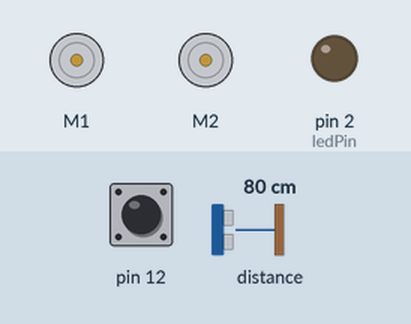
The sketch below on a simulated Arduino Uno, built with avr-gcc and run on an emulated ATmega328P. On the bench: 2 × DC motor (green arrow = forward, orange = backward, longer = faster), output pins drawn as LEDs (lit = HIGH). Inputs (shaded band) come from the test bench; at power-on: pin 12 HIGH, distance to the obstacle 80 cm. The echo pulse lasts 58.3 µs per cm.

Above: at 0.8 s.
0.9 s: pin 12 pulled LOW for 0.15 s
At 2.0 s:
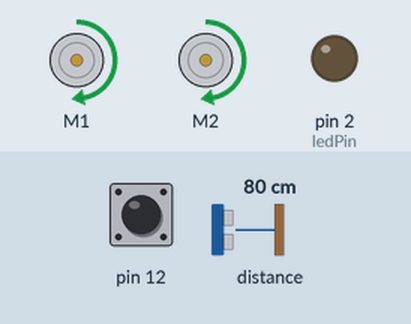
2.5 s: distance to the obstacle set to 2 cm
At 3.5 s:
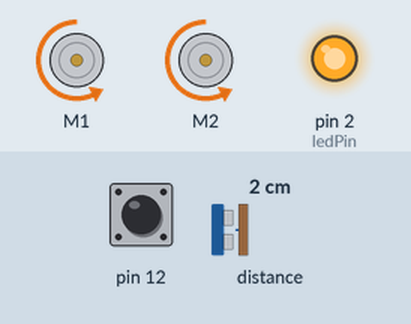
4.0 s: distance to the obstacle set to 4 cm
At 4.7 s:
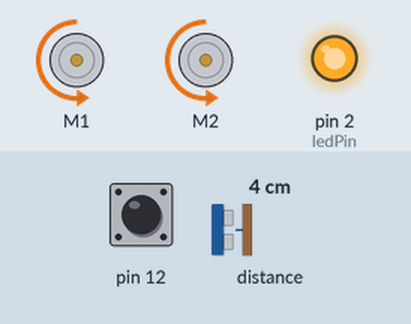
5.5 s: distance to the obstacle set to 9 cm
At 5.8 s:
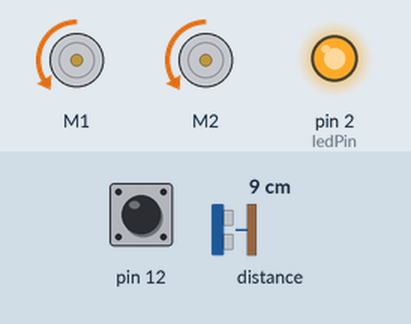
7.0 s: distance to the obstacle set to 18 cm
At 8.2 s:
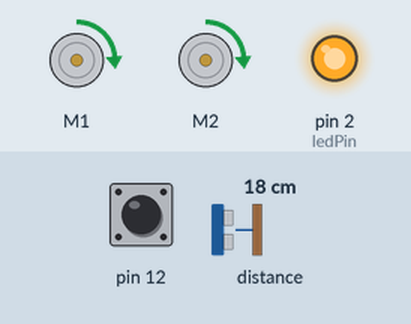
8.5 s: distance to the obstacle set to 35 cm
At 9.3 s:
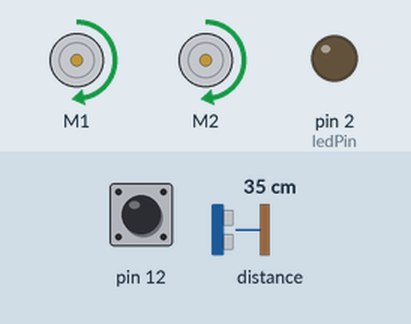
Timing chart, 0 to 11.0 s (numbered marks = the images above; inputs shaded):
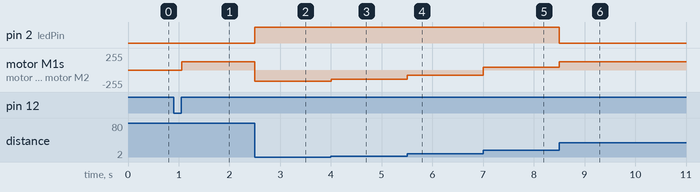

Measured:
- after the input at 0.9 s, motor M1, motor M2: stopped → forward 127/255 after 0.16 s
- after the input at 2.5 s, pin 2 (ledPin): LOW → HIGH at once; motor M1, motor M2: forward 127/255 → backward 165/255 at once
- after the input at 4.0 s, motor M1, motor M2: backward 165/255 → backward 140/255 at once
- after the input at 5.5 s, motor M1, motor M2: backward 140/255 → backward 76/255 at once
- after the input at 7.0 s, motor M1, motor M2: backward 76/255 → forward 38/255 at once
- after the input at 8.5 s, pin 2 (ledPin): HIGH → LOW at once; motor M1, motor M2: forward 38/255 → forward 127/255 at once

The sketch:

Plab-ZumoSonarLEDForwardBackwards.ino
```cpp
/*
Controls Zumo with LED forward/backwards with ultrasonic sensor mounted in front.
Measured distance is mapped to motorspeed, and Zumo goes forward in constant speed
until the sonar detects something within maxRange.
If within range: the LED is turned on, and dependent of distance Zumo stops, and,
if much closer than maxRange, Zumo moves backwards.
Pushbuttom must be pressed to start Zumo.

    Sonar:  echoPin = 0
            triggerPin = 1
    LED:    ledPin = 2

                        Asbjørn Thommasen - 2015
*/
#include <ZumoMotors.h>
#include <Pushbutton.h>
#include <NewPing.h>

#define FORWARD_SPEED   200
#define MAX_DISTANCE    25  // in cm (limit for action)
// --Setup for ultrasound--
// The pin we will receive echo calls from
const int echoPin = 0;  // Must be a PWM pin
// The pin we will use to send the signal
const int triggerPin = 1;

const int ledPin = 2;
// Initialize a "sonar" with trigger pin, echo pin and max distance

NewPing sonar(triggerPin, echoPin, MAX_DISTANCE);
ZumoMotors motors;
Pushbutton button(ZUMO_BUTTON);

void setup() {
   pinMode(ledPin,OUTPUT);
   button.waitForButton();
}

void loop() {
  // Get the time for one ping trip
  unsigned int time = sonar.ping();
  // Calculate how far this time represent
  float distance = sonar.convert_cm(time);
 if (distance > 0) {
   digitalWrite(ledPin,HIGH);
 } else {
   digitalWrite(ledPin,LOW);
   distance = MAX_DISTANCE; // Forward full speed if no object
 }
  // Map the 5 to 25 distance range into speed forward and backwards
  // ( 5 cm distance means full reverese speed)
 int dSpeed = map(distance, 5, MAX_DISTANCE, -FORWARD_SPEED, FORWARD_SPEED);

  motors.setSpeeds(dSpeed, dSpeed);
}
```
